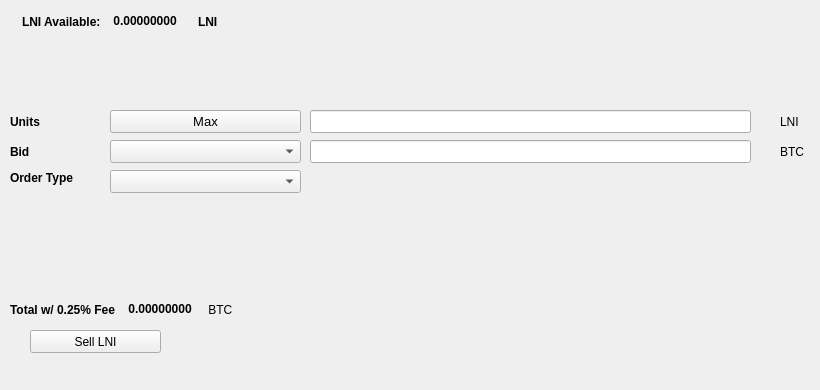
   <widget class="QWidget" name="SellTab">
    <attribute name="title">
     <string>Sell</string>
    </attribute>
    <widget class="QLabel" name="label_16">
     <property name="geometry">
      <rect>
       <x>780</x>
       <y>140</y>
       <width>31</width>
       <height>23</height>
      </rect>
     </property>
     <property name="text">
      <string>BTC</string>
     </property>
    </widget>
    <widget class="QComboBox" name="SellBidcomboBox">
     <property name="geometry">
      <rect>
       <x>110</x>
       <y>140</y>
       <width>191</width>
       <height>23</height>
      </rect>
     </property>
     <property name="font">
      <font>
       <pointsize>10</pointsize>
      </font>
     </property>
    </widget>
    <widget class="QLabel" name="label_18">
     <property name="geometry">
      <rect>
       <x>10</x>
       <y>110</y>
       <width>46</width>
       <height>23</height>
      </rect>
     </property>
     <property name="font">
      <font>
       <weight>75</weight>
       <bold>true</bold>
      </font>
     </property>
     <property name="text">
      <string>Units</string>
     </property>
    </widget>
    <widget class="QPushButton" name="Sell_Max_Amount">
     <property name="geometry">
      <rect>
       <x>110</x>
       <y>110</y>
       <width>191</width>
       <height>23</height>
      </rect>
     </property>
     <property name="font">
      <font>
       <pointsize>10</pointsize>
      </font>
     </property>
     <property name="text">
      <string>Max</string>
     </property>
    </widget>
    <widget class="QLabel" name="label_20">
     <property name="geometry">
      <rect>
       <x>10</x>
       <y>170</y>
       <width>91</width>
       <height>16</height>
      </rect>
     </property>
     <property name="font">
      <font>
       <weight>75</weight>
       <bold>true</bold>
      </font>
     </property>
     <property name="text">
      <string>Order Type</string>
     </property>
    </widget>
    <widget class="QComboBox" name="SellOrdertypeCombo">
     <property name="geometry">
      <rect>
       <x>110</x>
       <y>170</y>
       <width>191</width>
       <height>23</height>
      </rect>
     </property>
     <property name="font">
      <font>
       <pointsize>10</pointsize>
      </font>
     </property>
    </widget>
    <widget class="QLabel" name="label_21">
     <property name="geometry">
      <rect>
       <x>10</x>
       <y>140</y>
       <width>46</width>
       <height>23</height>
      </rect>
     </property>
     <property name="font">
      <font>
       <weight>75</weight>
       <bold>true</bold>
      </font>
     </property>
     <property name="text">
      <string>Bid</string>
     </property>
    </widget>
    <widget class="QLabel" name="label_22">
     <property name="geometry">
      <rect>
       <x>780</x>
       <y>110</y>
       <width>31</width>
       <height>23</height>
      </rect>
     </property>
     <property name="text">
      <string>LNI</string>
     </property>
    </widget>
    <widget class="QLineEdit" name="UnitsInputPIV">
     <property name="geometry">
      <rect>
       <x>310</x>
       <y>110</y>
       <width>441</width>
       <height>23</height>
      </rect>
     </property>
     <property name="font">
      <font>
       <pointsize>9</pointsize>
       <weight>75</weight>
       <bold>true</bold>
      </font>
     </property>
    </widget>
    <widget class="QLineEdit" name="SellBidPriceEdit">
     <property name="geometry">
      <rect>
       <x>310</x>
       <y>140</y>
       <width>441</width>
       <height>23</height>
      </rect>
     </property>
     <property name="font">
      <font>
       <pointsize>9</pointsize>
       <weight>75</weight>
       <bold>true</bold>
      </font>
     </property>
    </widget>
    <widget class="QPushButton" name="SellPIVBTN">
     <property name="geometry">
      <rect>
       <x>30</x>
       <y>330</y>
       <width>131</width>
       <height>23</height>
      </rect>
     </property>
     <property name="text">
      <string>Sell LNI</string>
     </property>
     <property name="icon">
      <iconset resource="../loonie">
       <normaloff>:/icons/bitcoin</normaloff>:/icons/bitcoin</iconset>
     </property>
    </widget>
    <widget class="QWidget" name="layoutWidget3">
     <property name="geometry">
      <rect>
       <x>22</x>
       <y>12</y>
       <width>258</width>
       <height>19</height>
      </rect>
     </property>
     <layout class="QHBoxLayout" name="horizontalLayout">
      <item>
       <widget class="QLabel" name="label232_2">
        <property name="font">
         <font>
          <weight>75</weight>
          <bold>true</bold>
         </font>
        </property>
        <property name="text">
         <string>LNI Available:</string>
        </property>
       </widget>
      </item>
      <item>
       <widget class="QLabel" name="PIVAvailableLabel">
        <property name="palette">
         <palette>
          <active>
           <colorrole role="WindowText">
            <brush brushstyle="SolidPattern">
             <color alpha="255">
              <red>0</red>
              <green>0</green>
              <blue>0</blue>
             </color>
            </brush>
           </colorrole>
           <colorrole role="Button">
            <brush brushstyle="SolidPattern">
             <color alpha="255">
              <red>0</red>
              <green>170</green>
              <blue>0</blue>
             </color>
            </brush>
           </colorrole>
           <colorrole role="Light">
            <brush brushstyle="SolidPattern">
             <color alpha="255">
              <red>0</red>
              <green>255</green>
              <blue>0</blue>
             </color>
            </brush>
           </colorrole>
           <colorrole role="Midlight">
            <brush brushstyle="SolidPattern">
             <color alpha="255">
              <red>0</red>
              <green>212</green>
              <blue>0</blue>
             </color>
            </brush>
           </colorrole>
           <colorrole role="Dark">
            <brush brushstyle="SolidPattern">
             <color alpha="255">
              <red>0</red>
              <green>85</green>
              <blue>0</blue>
             </color>
            </brush>
           </colorrole>
           <colorrole role="Mid">
            <brush brushstyle="SolidPattern">
             <color alpha="255">
              <red>0</red>
              <green>113</green>
              <blue>0</blue>
             </color>
            </brush>
           </colorrole>
           <colorrole role="Text">
            <brush brushstyle="SolidPattern">
             <color alpha="255">
              <red>0</red>
              <green>170</green>
              <blue>0</blue>
             </color>
            </brush>
           </colorrole>
           <colorrole role="BrightText">
            <brush brushstyle="SolidPattern">
             <color alpha="255">
              <red>255</red>
              <green>255</green>
              <blue>255</blue>
             </color>
            </brush>
           </colorrole>
           <colorrole role="ButtonText">
            <brush brushstyle="SolidPattern">
             <color alpha="255">
              <red>0</red>
              <green>0</green>
              <blue>0</blue>
             </color>
            </brush>
           </colorrole>
           <colorrole role="Base">
            <brush brushstyle="SolidPattern">
             <color alpha="255">
              <red>255</red>
              <green>255</green>
              <blue>255</blue>
             </color>
            </brush>
           </colorrole>
           <colorrole role="Window">
            <brush brushstyle="SolidPattern">
             <color alpha="255">
              <red>0</red>
              <green>170</green>
              <blue>0</blue>
             </color>
            </brush>
           </colorrole>
           <colorrole role="Shadow">
            <brush brushstyle="SolidPattern">
             <color alpha="255">
              <red>0</red>
              <green>0</green>
              <blue>0</blue>
             </color>
            </brush>
           </colorrole>
           <colorrole role="AlternateBase">
            <brush brushstyle="SolidPattern">
             <color alpha="255">
              <red>127</red>
              <green>212</green>
              <blue>127</blue>
             </color>
            </brush>
           </colorrole>
           <colorrole role="ToolTipBase">
            <brush brushstyle="SolidPattern">
             <color alpha="255">
              <red>255</red>
              <green>255</green>
              <blue>220</blue>
             </color>
            </brush>
           </colorrole>
           <colorrole role="ToolTipText">
            <brush brushstyle="SolidPattern">
             <color alpha="255">
              <red>0</red>
              <green>0</green>
              <blue>0</blue>
             </color>
            </brush>
           </colorrole>
          </active>
          <inactive>
           <colorrole role="WindowText">
            <brush brushstyle="SolidPattern">
             <color alpha="255">
              <red>0</red>
              <green>0</green>
              <blue>0</blue>
             </color>
            </brush>
           </colorrole>
           <colorrole role="Button">
            <brush brushstyle="SolidPattern">
             <color alpha="255">
              <red>0</red>
              <green>170</green>
              <blue>0</blue>
             </color>
            </brush>
           </colorrole>
           <colorrole role="Light">
            <brush brushstyle="SolidPattern">
             <color alpha="255">
              <red>0</red>
              <green>255</green>
              <blue>0</blue>
             </color>
            </brush>
           </colorrole>
           <colorrole role="Midlight">
            <brush brushstyle="SolidPattern">
             <color alpha="255">
              <red>0</red>
              <green>212</green>
              <blue>0</blue>
             </color>
            </brush>
           </colorrole>
           <colorrole role="Dark">
            <brush brushstyle="SolidPattern">
             <color alpha="255">
              <red>0</red>
              <green>85</green>
              <blue>0</blue>
             </color>
            </brush>
           </colorrole>
           <colorrole role="Mid">
            <brush brushstyle="SolidPattern">
             <color alpha="255">
              <red>0</red>
              <green>113</green>
              <blue>0</blue>
             </color>
            </brush>
           </colorrole>
           <colorrole role="Text">
            <brush brushstyle="SolidPattern">
             <color alpha="255">
              <red>0</red>
              <green>170</green>
              <blue>0</blue>
             </color>
            </brush>
           </colorrole>
           <colorrole role="BrightText">
            <brush brushstyle="SolidPattern">
             <color alpha="255">
              <red>255</red>
              <green>255</green>
              <blue>255</blue>
             </color>
            </brush>
           </colorrole>
           <colorrole role="ButtonText">
            <brush brushstyle="SolidPattern">
             <color alpha="255">
              <red>0</red>
              <green>0</green>
              <blue>0</blue>
             </color>
            </brush>
           </colorrole>
           <colorrole role="Base">
            <brush brushstyle="SolidPattern">
             <color alpha="255">
              <red>255</red>
              <green>255</green>
              <blue>255</blue>
             </color>
            </brush>
           </colorrole>
           <colorrole role="Window">
            <brush brushstyle="SolidPattern">
             <color alpha="255">
              <red>0</red>
              <green>170</green>
              <blue>0</blue>
             </color>
            </brush>
           </colorrole>
           <colorrole role="Shadow">
            <brush brushstyle="SolidPattern">
             <color alpha="255">
              <red>0</red>
              <green>0</green>
              <blue>0</blue>
             </color>
            </brush>
           </colorrole>
           <colorrole role="AlternateBase">
            <brush brushstyle="SolidPattern">
             <color alpha="255">
              <red>127</red>
              <green>212</green>
              <blue>127</blue>
             </color>
            </brush>
           </colorrole>
           <colorrole role="ToolTipBase">
            <brush brushstyle="SolidPattern">
             <color alpha="255">
              <red>255</red>
              <green>255</green>
              <blue>220</blue>
             </color>
            </brush>
           </colorrole>
           <colorrole role="ToolTipText">
            <brush brushstyle="SolidPattern">
             <color alpha="255">
              <red>0</red>
              <green>0</green>
              <blue>0</blue>
             </color>
            </brush>
           </colorrole>
          </inactive>
          <disabled>
           <colorrole role="WindowText">
            <brush brushstyle="SolidPattern">
             <color alpha="255">
              <red>0</red>
              <green>85</green>
              <blue>0</blue>
             </color>
            </brush>
           </colorrole>
           <colorrole role="Button">
            <brush brushstyle="SolidPattern">
             <color alpha="255">
              <red>0</red>
              <green>170</green>
              <blue>0</blue>
             </color>
            </brush>
           </colorrole>
           <colorrole role="Light">
            <brush brushstyle="SolidPattern">
             <color alpha="255">
              <red>0</red>
              <green>255</green>
              <blue>0</blue>
             </color>
            </brush>
           </colorrole>
           <colorrole role="Midlight">
            <brush brushstyle="SolidPattern">
             <color alpha="255">
              <red>0</red>
              <green>212</green>
              <blue>0</blue>
             </color>
            </brush>
           </colorrole>
           <colorrole role="Dark">
            <brush brushstyle="SolidPattern">
             <color alpha="255">
              <red>0</red>
              <green>85</green>
              <blue>0</blue>
             </color>
            </brush>
           </colorrole>
           <colorrole role="Mid">
            <brush brushstyle="SolidPattern">
             <color alpha="255">
              <red>0</red>
              <green>113</green>
              <blue>0</blue>
             </color>
            </brush>
           </colorrole>
           <colorrole role="Text">
            <brush brushstyle="SolidPattern">
             <color alpha="255">
              <red>0</red>
              <green>85</green>
              <blue>0</blue>
             </color>
            </brush>
           </colorrole>
           <colorrole role="BrightText">
            <brush brushstyle="SolidPattern">
             <color alpha="255">
              <red>255</red>
              <green>255</green>
              <blue>255</blue>
             </color>
            </brush>
           </colorrole>
           <colorrole role="ButtonText">
            <brush brushstyle="SolidPattern">
             <color alpha="255">
              <red>0</red>
              <green>85</green>
              <blue>0</blue>
             </color>
            </brush>
           </colorrole>
           <colorrole role="Base">
            <brush brushstyle="SolidPattern">
             <color alpha="255">
              <red>0</red>
              <green>170</green>
              <blue>0</blue>
             </color>
            </brush>
           </colorrole>
           <colorrole role="Window">
            <brush brushstyle="SolidPattern">
             <color alpha="255">
              <red>0</red>
              <green>170</green>
              <blue>0</blue>
             </color>
            </brush>
           </colorrole>
           <colorrole role="Shadow">
            <brush brushstyle="SolidPattern">
             <color alpha="255">
              <red>0</red>
              <green>0</green>
              <blue>0</blue>
             </color>
            </brush>
           </colorrole>
           <colorrole role="AlternateBase">
            <brush brushstyle="SolidPattern">
             <color alpha="255">
              <red>0</red>
              <green>170</green>
              <blue>0</blue>
             </color>
            </brush>
           </colorrole>
           <colorrole role="ToolTipBase">
            <brush brushstyle="SolidPattern">
             <color alpha="255">
              <red>255</red>
              <green>255</green>
              <blue>220</blue>
             </color>
            </brush>
           </colorrole>
           <colorrole role="ToolTipText">
            <brush brushstyle="SolidPattern">
             <color alpha="255">
              <red>0</red>
              <green>0</green>
              <blue>0</blue>
             </color>
            </brush>
           </colorrole>
          </disabled>
         </palette>
        </property>
        <property name="font">
         <font>
          <weight>75</weight>
          <bold>true</bold>
         </font>
        </property>
        <property name="text">
         <string> 0.00000000 </string>
        </property>
        <property name="textInteractionFlags">
         <set>Qt::LinksAccessibleByMouse|Qt::TextSelectableByKeyboard|Qt::TextSelectableByMouse</set>
        </property>
       </widget>
      </item>
      <item>
       <widget class="QLabel" name="labelPIV">
        <property name="font">
         <font>
          <weight>75</weight>
          <bold>true</bold>
         </font>
        </property>
        <property name="text">
         <string>LNI</string>
        </property>
       </widget>
      </item>
     </layout>
    </widget>
    <widget class="QWidget" name="layoutWidget">
     <property name="geometry">
      <rect>
       <x>10</x>
       <y>300</y>
       <width>268</width>
       <height>19</height>
      </rect>
     </property>
     <layout class="QHBoxLayout" name="horizontalLayout_2">
      <item>
       <widget class="QLabel" name="label_19">
        <property name="font">
         <font>
          <weight>75</weight>
          <bold>true</bold>
         </font>
        </property>
        <property name="text">
         <string>Total w/ 0.25% Fee </string>
        </property>
       </widget>
      </item>
      <item>
       <widget class="QLabel" name="SellCostLabel">
        <property name="palette">
         <palette>
          <active>
           <colorrole role="WindowText">
            <brush brushstyle="SolidPattern">
             <color alpha="255">
              <red>0</red>
              <green>0</green>
              <blue>0</blue>
             </color>
            </brush>
           </colorrole>
           <colorrole role="Button">
            <brush brushstyle="SolidPattern">
             <color alpha="255">
              <red>0</red>
              <green>170</green>
              <blue>0</blue>
             </color>
            </brush>
           </colorrole>
           <colorrole role="Light">
            <brush brushstyle="SolidPattern">
             <color alpha="255">
              <red>0</red>
              <green>255</green>
              <blue>0</blue>
             </color>
            </brush>
           </colorrole>
           <colorrole role="Midlight">
            <brush brushstyle="SolidPattern">
             <color alpha="255">
              <red>0</red>
              <green>212</green>
              <blue>0</blue>
             </color>
            </brush>
           </colorrole>
           <colorrole role="Dark">
            <brush brushstyle="SolidPattern">
             <color alpha="255">
              <red>0</red>
              <green>85</green>
              <blue>0</blue>
             </color>
            </brush>
           </colorrole>
           <colorrole role="Mid">
            <brush brushstyle="SolidPattern">
             <color alpha="255">
              <red>0</red>
              <green>113</green>
              <blue>0</blue>
             </color>
            </brush>
           </colorrole>
           <colorrole role="Text">
            <brush brushstyle="SolidPattern">
             <color alpha="255">
              <red>0</red>
              <green>170</green>
              <blue>0</blue>
             </color>
            </brush>
           </colorrole>
           <colorrole role="BrightText">
            <brush brushstyle="SolidPattern">
             <color alpha="255">
              <red>255</red>
              <green>255</green>
              <blue>255</blue>
             </color>
            </brush>
           </colorrole>
           <colorrole role="ButtonText">
            <brush brushstyle="SolidPattern">
             <color alpha="255">
              <red>0</red>
              <green>0</green>
              <blue>0</blue>
             </color>
            </brush>
           </colorrole>
           <colorrole role="Base">
            <brush brushstyle="SolidPattern">
             <color alpha="255">
              <red>255</red>
              <green>255</green>
              <blue>255</blue>
             </color>
            </brush>
           </colorrole>
           <colorrole role="Window">
            <brush brushstyle="SolidPattern">
             <color alpha="255">
              <red>0</red>
              <green>170</green>
              <blue>0</blue>
             </color>
            </brush>
           </colorrole>
           <colorrole role="Shadow">
            <brush brushstyle="SolidPattern">
             <color alpha="255">
              <red>0</red>
              <green>0</green>
              <blue>0</blue>
             </color>
            </brush>
           </colorrole>
           <colorrole role="AlternateBase">
            <brush brushstyle="SolidPattern">
             <color alpha="255">
              <red>127</red>
              <green>212</green>
              <blue>127</blue>
             </color>
            </brush>
           </colorrole>
           <colorrole role="ToolTipBase">
            <brush brushstyle="SolidPattern">
             <color alpha="255">
              <red>255</red>
              <green>255</green>
              <blue>220</blue>
             </color>
            </brush>
           </colorrole>
           <colorrole role="ToolTipText">
            <brush brushstyle="SolidPattern">
             <color alpha="255">
              <red>0</red>
              <green>0</green>
              <blue>0</blue>
             </color>
            </brush>
           </colorrole>
          </active>
          <inactive>
           <colorrole role="WindowText">
            <brush brushstyle="SolidPattern">
             <color alpha="255">
              <red>0</red>
              <green>0</green>
              <blue>0</blue>
             </color>
            </brush>
           </colorrole>
           <colorrole role="Button">
            <brush brushstyle="SolidPattern">
             <color alpha="255">
              <red>0</red>
              <green>170</green>
              <blue>0</blue>
             </color>
            </brush>
           </colorrole>
           <colorrole role="Light">
            <brush brushstyle="SolidPattern">
             <color alpha="255">
              <red>0</red>
              <green>255</green>
              <blue>0</blue>
             </color>
            </brush>
           </colorrole>
           <colorrole role="Midlight">
            <brush brushstyle="SolidPattern">
             <color alpha="255">
              <red>0</red>
              <green>212</green>
              <blue>0</blue>
             </color>
            </brush>
           </colorrole>
           <colorrole role="Dark">
            <brush brushstyle="SolidPattern">
             <color alpha="255">
              <red>0</red>
              <green>85</green>
              <blue>0</blue>
             </color>
            </brush>
           </colorrole>
           <colorrole role="Mid">
            <brush brushstyle="SolidPattern">
             <color alpha="255">
              <red>0</red>
              <green>113</green>
              <blue>0</blue>
             </color>
            </brush>
           </colorrole>
           <colorrole role="Text">
            <brush brushstyle="SolidPattern">
             <color alpha="255">
              <red>0</red>
              <green>170</green>
              <blue>0</blue>
             </color>
            </brush>
           </colorrole>
           <colorrole role="BrightText">
            <brush brushstyle="SolidPattern">
             <color alpha="255">
              <red>255</red>
              <green>255</green>
              <blue>255</blue>
             </color>
            </brush>
           </colorrole>
           <colorrole role="ButtonText">
            <brush brushstyle="SolidPattern">
             <color alpha="255">
              <red>0</red>
              <green>0</green>
              <blue>0</blue>
             </color>
            </brush>
           </colorrole>
           <colorrole role="Base">
            <brush brushstyle="SolidPattern">
             <color alpha="255">
              <red>255</red>
              <green>255</green>
              <blue>255</blue>
             </color>
            </brush>
           </colorrole>
           <colorrole role="Window">
            <brush brushstyle="SolidPattern">
             <color alpha="255">
              <red>0</red>
              <green>170</green>
              <blue>0</blue>
             </color>
            </brush>
           </colorrole>
           <colorrole role="Shadow">
            <brush brushstyle="SolidPattern">
             <color alpha="255">
              <red>0</red>
              <green>0</green>
              <blue>0</blue>
             </color>
            </brush>
           </colorrole>
           <colorrole role="AlternateBase">
            <brush brushstyle="SolidPattern">
             <color alpha="255">
              <red>127</red>
              <green>212</green>
              <blue>127</blue>
             </color>
            </brush>
           </colorrole>
           <colorrole role="ToolTipBase">
            <brush brushstyle="SolidPattern">
             <color alpha="255">
              <red>255</red>
              <green>255</green>
              <blue>220</blue>
             </color>
            </brush>
           </colorrole>
           <colorrole role="ToolTipText">
            <brush brushstyle="SolidPattern">
             <color alpha="255">
              <red>0</red>
              <green>0</green>
              <blue>0</blue>
             </color>
            </brush>
           </colorrole>
          </inactive>
          <disabled>
           <colorrole role="WindowText">
            <brush brushstyle="SolidPattern">
             <color alpha="255">
              <red>0</red>
              <green>85</green>
              <blue>0</blue>
             </color>
            </brush>
           </colorrole>
           <colorrole role="Button">
            <brush brushstyle="SolidPattern">
             <color alpha="255">
              <red>0</red>
              <green>170</green>
              <blue>0</blue>
             </color>
            </brush>
           </colorrole>
           <colorrole role="Light">
            <brush brushstyle="SolidPattern">
             <color alpha="255">
              <red>0</red>
              <green>255</green>
              <blue>0</blue>
             </color>
            </brush>
           </colorrole>
           <colorrole role="Midlight">
            <brush brushstyle="SolidPattern">
             <color alpha="255">
              <red>0</red>
              <green>212</green>
              <blue>0</blue>
             </color>
            </brush>
           </colorrole>
           <colorrole role="Dark">
            <brush brushstyle="SolidPattern">
             <color alpha="255">
              <red>0</red>
              <green>85</green>
              <blue>0</blue>
             </color>
            </brush>
           </colorrole>
           <colorrole role="Mid">
            <brush brushstyle="SolidPattern">
             <color alpha="255">
              <red>0</red>
              <green>113</green>
              <blue>0</blue>
             </color>
            </brush>
           </colorrole>
           <colorrole role="Text">
            <brush brushstyle="SolidPattern">
             <color alpha="255">
              <red>0</red>
              <green>85</green>
              <blue>0</blue>
             </color>
            </brush>
           </colorrole>
           <colorrole role="BrightText">
            <brush brushstyle="SolidPattern">
             <color alpha="255">
              <red>255</red>
              <green>255</green>
              <blue>255</blue>
             </color>
            </brush>
           </colorrole>
           <colorrole role="ButtonText">
            <brush brushstyle="SolidPattern">
             <color alpha="255">
              <red>0</red>
              <green>85</green>
              <blue>0</blue>
             </color>
            </brush>
           </colorrole>
           <colorrole role="Base">
            <brush brushstyle="SolidPattern">
             <color alpha="255">
              <red>0</red>
              <green>170</green>
              <blue>0</blue>
             </color>
            </brush>
           </colorrole>
           <colorrole role="Window">
            <brush brushstyle="SolidPattern">
             <color alpha="255">
              <red>0</red>
              <green>170</green>
              <blue>0</blue>
             </color>
            </brush>
           </colorrole>
           <colorrole role="Shadow">
            <brush brushstyle="SolidPattern">
             <color alpha="255">
              <red>0</red>
              <green>0</green>
              <blue>0</blue>
             </color>
            </brush>
           </colorrole>
           <colorrole role="AlternateBase">
            <brush brushstyle="SolidPattern">
             <color alpha="255">
              <red>0</red>
              <green>170</green>
              <blue>0</blue>
             </color>
            </brush>
           </colorrole>
           <colorrole role="ToolTipBase">
            <brush brushstyle="SolidPattern">
             <color alpha="255">
              <red>255</red>
              <green>255</green>
              <blue>220</blue>
             </color>
            </brush>
           </colorrole>
           <colorrole role="ToolTipText">
            <brush brushstyle="SolidPattern">
             <color alpha="255">
              <red>0</red>
              <green>0</green>
              <blue>0</blue>
             </color>
            </brush>
           </colorrole>
          </disabled>
         </palette>
        </property>
        <property name="font">
         <font>
          <weight>75</weight>
          <bold>true</bold>
         </font>
        </property>
        <property name="autoFillBackground">
         <bool>false</bool>
        </property>
        <property name="text">
         <string> 0.00000000</string>
        </property>
        <property name="textInteractionFlags">
         <set>Qt::LinksAccessibleByMouse|Qt::TextSelectableByMouse</set>
        </property>
       </widget>
      </item>
      <item>
       <widget class="QLabel" name="label_17">
        <property name="font">
         <font>
          <weight>50</weight>
          <bold>false</bold>
         </font>
        </property>
        <property name="text">
         <string> BTC</string>
        </property>
       </widget>
      </item>
     </layout>
    </widget>
    <widget class="QLabel" name="label_23">
     <property name="geometry">
      <rect>
       <x>460</x>
       <y>300</y>
       <width>281</width>
       <height>81</height>
      </rect>
     </property>
     <property name="text">
      <string/>
     </property>
     <property name="pixmap">
      <pixmap>:/images/bittrex</pixmap>
     </property>
    </widget>
   </widget>
